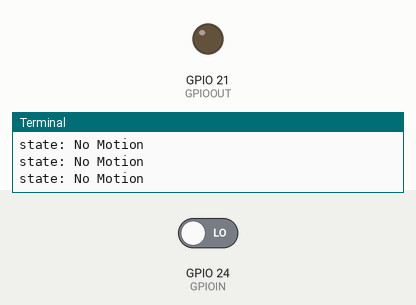
The program below on a simulated Raspberry Pi (BCM pin numbers). On the bench: output pins drawn as LEDs (lit = HIGH), the last lines printed to the terminal. The inputs (shaded band) are chosen by the test bench; at power-on: GPIO 24 (GPIOIN) LOW.

Above: at 1.2 s.
1.3 s: GPIO 24 (GPIOIN) driven HIGH
At 1.7 s:
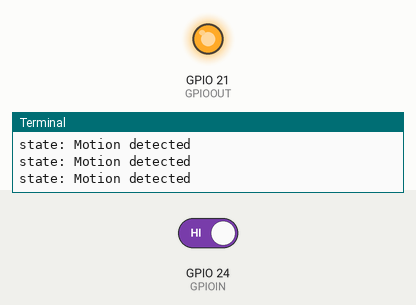
2.8 s: GPIO 24 (GPIOIN) driven LOW
At 4.2 s:
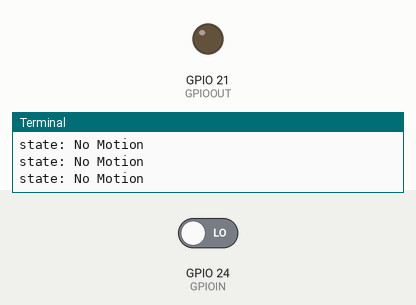
Timing chart, 0 to 5.8 s (numbered marks = the images above; inputs shaded):
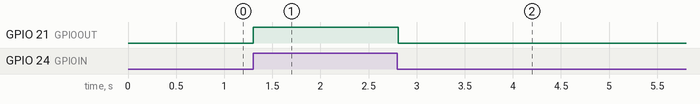

The program:

test.py
```python
#!/usr/bin/env python
#-*- coding: utf-8 -*-

import RPi.GPIO as GPIO
import time

#GPIO 핀 17,27을 사용한다.
GPIOIN = 24
GPIOOUT = 21

#핀 넘버링을 BCM 방식을 사용한다.
GPIO.setmode(GPIO.BCM)
print ("HC-SR501 motion detection start")
#17번 핀을 입력용, 27번 핀을 출력용으로 설정한다.
#출력용 핀은 LED 상태를 확인하기 위해 사용하는 핀으로 실제 동작과는 무관하다.
GPIO.setup(GPIOIN, GPIO.IN)
GPIO.setup(GPIOOUT, GPIO.OUT)
try:
    while True:
        #HC-SR501센서의 출력 값을 읽는다.
        state =  GPIO.input(GPIOIN)
        if(state == True):
            print("state: Motion detected")
        else:
            print ("state: No Motion")
        #HC-SR501센서의 출력 값을 LED로 보낸다.
        GPIO.output(GPIOOUT, state)
        time.sleep(0.1)
except KeyboardInterrupt:
    GPIO.cleanup()
print ("HC-SR501 motion detection end")
```

Measured:
- after the input at 1.3 s, GPIO 21 (GPIOOUT): LOW → HIGH at once
- after the input at 2.8 s, GPIO 21 (GPIOOUT): HIGH → LOW at once
